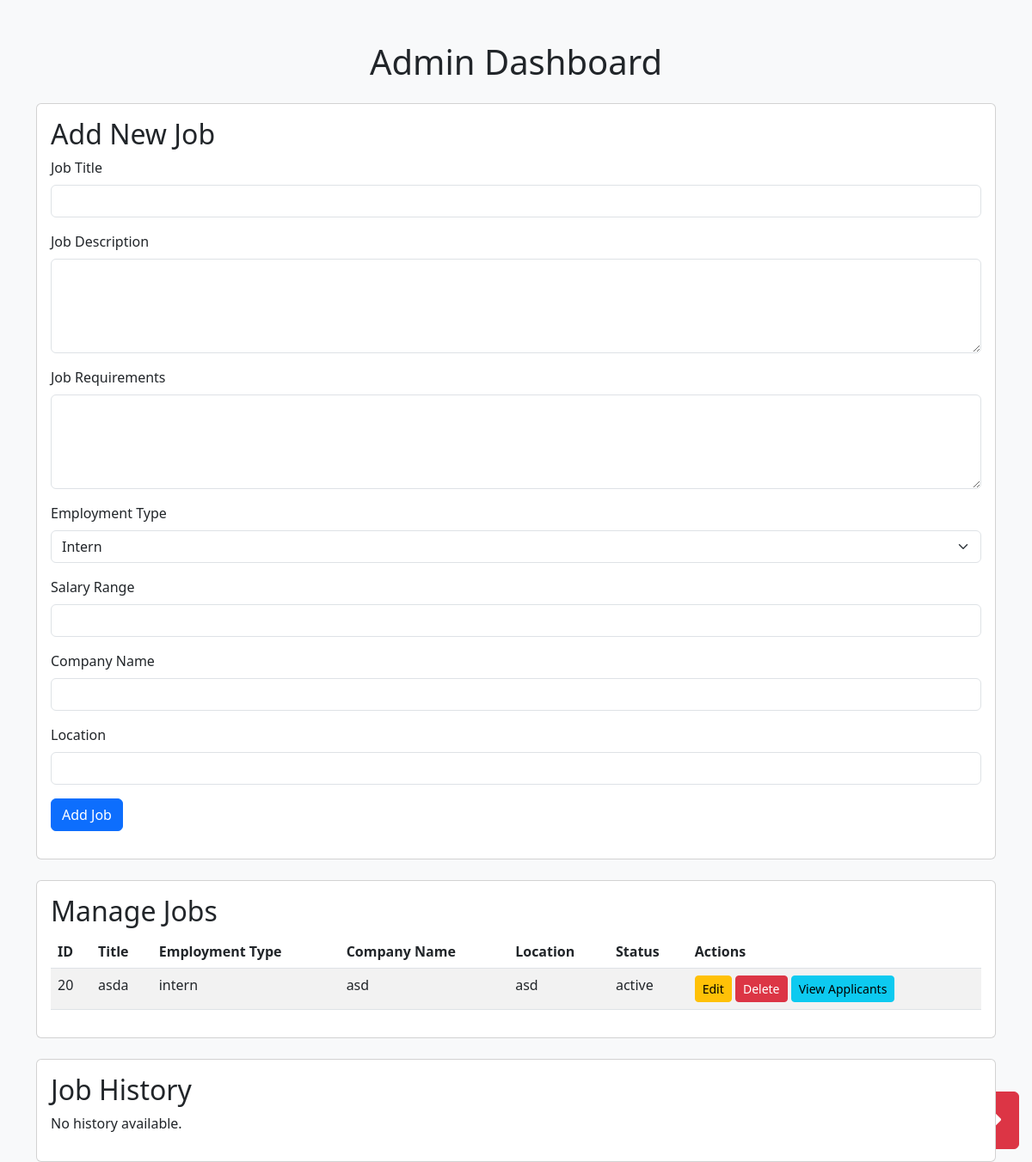
The app's page /pages/admin/admin_dashboard.php (signed in) with its own data.
### tables this page shows
CREATE TABLE `tb_jobs` (
  `id` int(11) NOT NULL,
  `title` varchar(255) NOT NULL,
  `description` text NOT NULL,
  `requirements` text NOT NULL,
  `employment_type` enum('intern','full-time') NOT NULL,
  `salary_range` varchar(100) DEFAULT NULL,
  `company_name` varchar(255) NOT NULL,
  `location` varchar(255) DEFAULT NULL,
  `created_at` timestamp NOT NULL DEFAULT current_timestamp(),
  `updated_at` timestamp NOT NULL DEFAULT current_timestamp() ON UPDATE current_timestamp(),
  `created_by` int(11) NOT NULL,
  `expired_at` timestamp NULL DEFAULT NULL,
  `status` enum('active','expired','deleted') DEFAULT 'active'
);

### pages/admin/admin_dashboard.php (the view, shortened to what this page needs)
<?php
include '../../components/logout_button.php';
require '../../db.php';
$admin_id = $_SESSION['user_id'];
$stmt = $conn->prepare("SELECT * FROM tb_jobs WHERE created_by = ? ORDER BY created_at DESC");
$stmt->bind_param("i", $admin_id);
$stmt->execute();
$result = $stmt->get_result();
$history_stmt = $conn->prepare("
    SELECT h.job_id, h.title, h.status, h.updated_at, h.updated_by
    FROM tb_job_history h
    JOIN tb_jobs j ON h.job_id = j.id
    WHERE j.created_by = ?
    ORDER BY h.updated_at DESC
");
$history_stmt->bind_param("i", $admin_id);
$history_stmt->execute();
$history_result = $history_stmt->get_result();
?>
<!DOCTYPE html>
<html lang="en">
<head>
    <link href="https://cdn.jsdelivr.net/npm/bootstrap@5.3.0/dist/css/bootstrap.min.css" rel="stylesheet">
</head>
<body class="bg-light">
    <div class="container mt-5">
        <h1 class="text-center mb-4">Admin Dashboard</h1>
        <div class="card mb-4">
            <div class="card-body">
                <h2 class="card-title">Add New Job</h2>
                <form action="create_job.php" method="POST">
                    <div class="mb-3">
                        <label for="title" class="form-label">Job Title</label>
                        <input type="text" name="title" id="title" class="form-control" required>
                    </div>
                    <div class="mb-3">
                        <label for="description" class="form-label">Job Description</label>
                        <textarea name="description" id="description" class="form-control" rows="4" required></textarea>
                    </div>
                    <div class="mb-3">
                        <label for="requirements" class="form-label">Job Requirements</label>
                        <textarea name="requirements" id="requirements" class="form-control" rows="4" required></textarea>
                    </div>
                    <div class="mb-3">
                        <label for="employment_type" class="form-label">Employment Type</label>
                        <select name="employment_type" id="employment_type" class="form-select" required>
                            <option value="intern">Intern</option>
                        </select>
                    </div>
                    <div class="mb-3">
                        <label for="salary_range" class="form-label">Salary Range</label>
                        <input type="text" name="salary_range" id="salary_range" class="form-control">
                    </div>
                    <div class="mb-3">
                        <label for="company_name" class="form-label">Company Name</label>
                        <input type="text" name="company_name" id="company_name" class="form-control" required>
                    </div>
                    <div class="mb-3">
                        <label for="location" class="form-label">Location</label>
                        <input type="text" name="location" id="location" class="form-control">
                    </div>
                    <button type="submit" class="btn btn-primary">Add Job</button>
                </form>
            </div>
        </div>
        <div class="card">
            <div class="card-body">
                <h2 class="card-title">Manage Jobs</h2>
                <?php if ($result->num_rows > 0): ?>
                    <table class="table table-striped">
                        <thead>
                            <tr>
                                <th>ID</th>
                                <th>Title</th>
                                <th>Employment Type</th>
                                <th>Company Name</th>
                                <th>Location</th>
                                <th>Status</th>
                                <th>Actions</th>
                            </tr>
                        </thead>
                        <tbody>
                            <?php while ($job = $result->fetch_assoc()): ?>
                                <tr>
                                    <td><?= $job['id'] ?></td>
                                    <td><?= htmlspecialchars($job['title']) ?></td>
                                    <td><?= $job['employment_type'] ?></td>
                                    <td><?= htmlspecialchars($job['company_name']) ?></td>
                                    <td><?= htmlspecialchars($job['location']) ?></td>
                                    <td><?= htmlspecialchars($job['status']) ?></td>
                                    <td>
                                        <a href="edit_job.php?id=<?= $job['id'] ?>" class="btn btn-warning btn-sm">Edit</a>
                                        <a href="delete_job.php?id=<?= $job['id'] ?>" class="btn btn-danger btn-sm" onclick="return confirm('Are you sure?')">Delete</a>
                                        <a href="view_applicants.php?job_id=<?= $job['id'] ?>" class="btn btn-info btn-sm">View Applicants</a>
                                    </td>
                                </tr>
                            <?php endwhile; ?>
                        </tbody>
                    </table>
                <?php else: ?>
                    <p>No jobs available.</p>
                <?php endif; ?>
            </div>
        </div>
        <div class="card mt-4">
            <div class="card-body">
                <h2 class="card-title">Job History</h2>
                <?php if ($history_result->num_rows > 0): ?>
                    <table class="table table-striped">
                        <thead>
                            <tr>
                                <th>Job ID</th>
                                <th>Title</th>
                                <th>Status</th>
                                <th>Updated At</th>
                                <th>Updated By</th>
                            </tr>
                        </thead>
                        <tbody>
                            <?php while ($history = $history_result->fetch_assoc()): ?>
                                <tr>
                                    <td><?= $history['job_id'] ?></td>
                                    <td><?= htmlspecialchars($history['title']) ?></td>
                                    <td><?= htmlspecialchars($history['status']) ?></td>
                                    <td><?= $history['updated_at'] ?></td>
                                    <td><?= htmlspecialchars($history['updated_by']) ?></td>
                                </tr>
                            <?php endwhile; ?>
                        </tbody>
                    </table>
                <?php else: ?>
                    <p>No history available.</p>
                <?php endif; ?>
            </div>
        </div>
    </div>
</body>
</html>

### records on screen
tb_jobs: id "20", title "asda", employment_type "intern", company_name "asd", location "asd", status "active"
